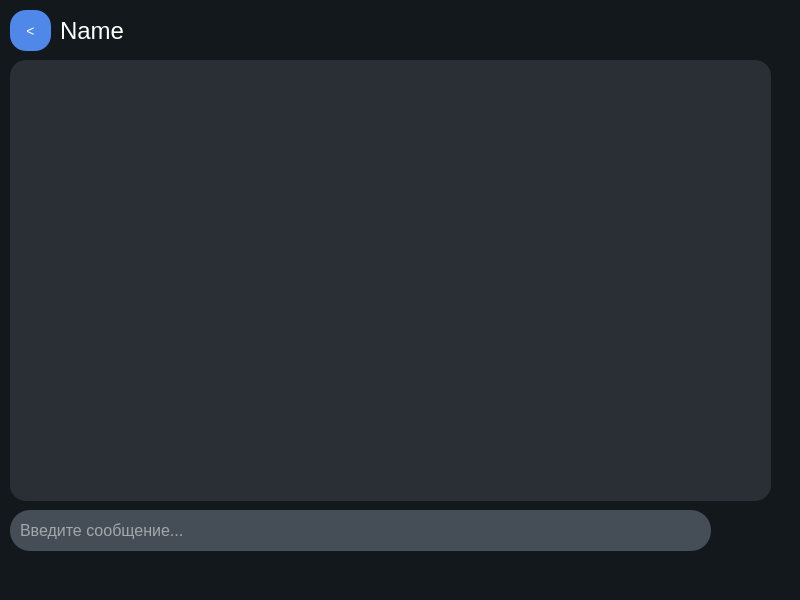
<?xml version="1.0" encoding="UTF-8"?>
<ui version="4.0">
 <class>MainWindow</class>
 <widget class="QMainWindow" name="MainWindow">
  <property name="geometry">
   <rect>
    <x>0</x>
    <y>0</y>
    <width>800</width>
    <height>600</height>
   </rect>
  </property>
  <property name="windowTitle">
   <string>MainWindow</string>
  </property>
  <property name="styleSheet">
   <string notr="true">background-color: #12181B;</string>
  </property>
  <widget class="QWidget" name="centralwidget">
   <widget class="QStackedWidget" name="stackedWidget">
    <property name="geometry">
     <rect>
      <x>0</x>
      <y>0</y>
      <width>781</width>
      <height>561</height>
     </rect>
    </property>
    <property name="styleSheet">
     <string notr="true"/>
    </property>
    <property name="currentIndex">
     <number>4</number>
    </property>
    <widget class="QWidget" name="logining_p">
     <widget class="QLineEdit" name="lineEdit_logID">
      <property name="geometry">
       <rect>
        <x>260</x>
        <y>160</y>
        <width>221</width>
        <height>41</height>
       </rect>
      </property>
      <property name="styleSheet">
       <string notr="true">background-color: #454E56;
border: 4pх solid #A9A9A90;
border-radius: 16;
padding: 4;
color: white;</string>
      </property>
      <property name="text">
       <string/>
      </property>
      <property name="maxLength">
       <number>8</number>
      </property>
      <property name="placeholderText">
       <string>Введите ID</string>
      </property>
     </widget>
     <widget class="QLabel" name="label_logPas">
      <property name="geometry">
       <rect>
        <x>270</x>
        <y>220</y>
        <width>81</width>
        <height>16</height>
       </rect>
      </property>
      <property name="font">
       <font>
        <pointsize>-1</pointsize>
       </font>
      </property>
      <property name="styleSheet">
       <string notr="true">color: #BEBFC1;
font-size: 16px;
background-color: #2A2E35;</string>
      </property>
      <property name="text">
       <string>Password</string>
      </property>
     </widget>
     <widget class="QLabel" name="label_voiti">
      <property name="geometry">
       <rect>
        <x>320</x>
        <y>80</y>
        <width>111</width>
        <height>51</height>
       </rect>
      </property>
      <property name="font">
       <font>
        <family>Arial</family>
        <pointsize>-1</pointsize>
       </font>
      </property>
      <property name="styleSheet">
       <string notr="true">color: white;
font-family: 'Arial';
font-size: 40px;
background-color: #2A2E35;</string>
      </property>
      <property name="text">
       <string>Войти</string>
      </property>
     </widget>
     <widget class="QLabel" name="label_nonreg">
      <property name="geometry">
       <rect>
        <x>270</x>
        <y>398</y>
        <width>81</width>
        <height>16</height>
       </rect>
      </property>
      <property name="mouseTracking">
       <bool>false</bool>
      </property>
      <property name="styleSheet">
       <string notr="true">color: #BEBFC1;
background-color: #2A2E35;</string>
      </property>
      <property name="text">
       <string>Нет аккаунта?</string>
      </property>
      <property name="textInteractionFlags">
       <set>Qt::NoTextInteraction</set>
      </property>
     </widget>
     <widget class="QLabel" name="label_logID">
      <property name="geometry">
       <rect>
        <x>270</x>
        <y>140</y>
        <width>41</width>
        <height>16</height>
       </rect>
      </property>
      <property name="font">
       <font>
        <family>Arial</family>
        <pointsize>-1</pointsize>
       </font>
      </property>
      <property name="styleSheet">
       <string notr="true">QLabel{
	font-family: 'Arial';
	color: #BEBFC1;
	font-size: 16px;
	background-color: #2A2E35;
}
</string>
      </property>
      <property name="text">
       <string>Login</string>
      </property>
     </widget>
     <widget class="QLineEdit" name="lineEdit_logPas">
      <property name="geometry">
       <rect>
        <x>260</x>
        <y>240</y>
        <width>221</width>
        <height>41</height>
       </rect>
      </property>
      <property name="styleSheet">
       <string notr="true">background-color: #454E56;
border: 4pх solid #A9A9A9;
border-radius: 16;
padding: 4;
color: white;</string>
      </property>
      <property name="text">
       <string/>
      </property>
      <property name="maxLength">
       <number>16</number>
      </property>
      <property name="echoMode">
       <enum>QLineEdit::Password</enum>
      </property>
      <property name="dragEnabled">
       <bool>false</bool>
      </property>
      <property name="placeholderText">
       <string>Введите пароль</string>
      </property>
     </widget>
     <widget class="QLabel" name="label_error">
      <property name="geometry">
       <rect>
        <x>280</x>
        <y>290</y>
        <width>191</width>
        <height>16</height>
       </rect>
      </property>
      <property name="styleSheet">
       <string notr="true">color: red;
background-color: #2A2E35;</string>
      </property>
      <property name="text">
       <string/>
      </property>
     </widget>
     <widget class="QPushButton" name="pushButton_reg">
      <property name="geometry">
       <rect>
        <x>350</x>
        <y>390</y>
        <width>121</width>
        <height>31</height>
       </rect>
      </property>
      <property name="font">
       <font>
        <family>Arial</family>
       </font>
      </property>
      <property name="mouseTracking">
       <bool>true</bool>
      </property>
      <property name="styleSheet">
       <string notr="true">padding-bottom: 0;
border: none;
color: #30466C;
background-color: #2A2E35;</string>
      </property>
      <property name="text">
       <string>Создать аккаунт</string>
      </property>
     </widget>
     <widget class="QPushButton" name="pushButton_logIn">
      <property name="geometry">
       <rect>
        <x>300</x>
        <y>320</y>
        <width>151</width>
        <height>41</height>
       </rect>
      </property>
      <property name="font">
       <font>
        <family>Arial</family>
        <pointsize>12</pointsize>
       </font>
      </property>
      <property name="styleSheet">
       <string notr="true">
background-color: #09C372;
border-radius: 8;
color: white;</string>
      </property>
      <property name="text">
       <string>Авторизоваться</string>
      </property>
     </widget>
     <widget class="QGraphicsView" name="graphicsView">
      <property name="geometry">
       <rect>
        <x>210</x>
        <y>50</y>
        <width>331</width>
        <height>421</height>
       </rect>
      </property>
      <property name="styleSheet">
       <string notr="true">border-radius: 48px;
background-color: #2A2E35;
box-shadow: -16px black; </string>
      </property>
     </widget>
     <zorder>graphicsView</zorder>
     <zorder>lineEdit_logID</zorder>
     <zorder>label_logPas</zorder>
     <zorder>label_voiti</zorder>
     <zorder>label_nonreg</zorder>
     <zorder>label_logID</zorder>
     <zorder>lineEdit_logPas</zorder>
     <zorder>label_error</zorder>
     <zorder>pushButton_reg</zorder>
     <zorder>pushButton_logIn</zorder>
    </widget>
    <widget class="QWidget" name="reg_p">
     <widget class="QLabel" name="label_registration">
      <property name="geometry">
       <rect>
        <x>290</x>
        <y>10</y>
        <width>191</width>
        <height>51</height>
       </rect>
      </property>
      <property name="font">
       <font>
        <family>Arial</family>
        <pointsize>-1</pointsize>
       </font>
      </property>
      <property name="styleSheet">
       <string notr="true">color: white;
font-size: 32px;
font-family: 'Arial';
background-color: #2A2E35;</string>
      </property>
      <property name="text">
       <string>Регистрация</string>
      </property>
     </widget>
     <widget class="QLabel" name="label_regwarn">
      <property name="geometry">
       <rect>
        <x>260</x>
        <y>340</y>
        <width>241</width>
        <height>16</height>
       </rect>
      </property>
      <property name="font">
       <font>
        <family>Arial</family>
       </font>
      </property>
      <property name="styleSheet">
       <string notr="true">background-color: #2A2E35;
color: red;</string>
      </property>
      <property name="text">
       <string/>
      </property>
     </widget>
     <widget class="QLabel" name="label_regID">
      <property name="geometry">
       <rect>
        <x>240</x>
        <y>200</y>
        <width>81</width>
        <height>16</height>
       </rect>
      </property>
      <property name="font">
       <font>
        <family>Arial</family>
        <pointsize>-1</pointsize>
       </font>
      </property>
      <property name="styleSheet">
       <string notr="true">padding: 0;
font-family: 'Arial';
font-size: 12px;
color: #AFB1B3;
background-color: #2A2E35;
</string>
      </property>
      <property name="text">
       <string>Логин</string>
      </property>
     </widget>
     <widget class="QLabel" name="label_regName">
      <property name="geometry">
       <rect>
        <x>240</x>
        <y>60</y>
        <width>91</width>
        <height>16</height>
       </rect>
      </property>
      <property name="font">
       <font>
        <family>Arial</family>
        <pointsize>-1</pointsize>
       </font>
      </property>
      <property name="styleSheet">
       <string notr="true">padding: 0;
font-family: 'Arial';
font-size: 12px;
color: #AFB1B3;
background-color: #2A2E35;</string>
      </property>
      <property name="text">
       <string>Имя и фамилия</string>
      </property>
     </widget>
     <widget class="QLabel" name="label_regMail">
      <property name="geometry">
       <rect>
        <x>240</x>
        <y>130</y>
        <width>71</width>
        <height>16</height>
       </rect>
      </property>
      <property name="font">
       <font>
        <family>Arial</family>
        <pointsize>-1</pointsize>
       </font>
      </property>
      <property name="styleSheet">
       <string notr="true">padding: 0;
font-family: 'Arial';
font-size: 12px;
color: #AFB1B3;
background-color: #2A2E35;
</string>
      </property>
      <property name="text">
       <string>Почта</string>
      </property>
     </widget>
     <widget class="QLabel" name="label_regPass">
      <property name="geometry">
       <rect>
        <x>240</x>
        <y>270</y>
        <width>61</width>
        <height>16</height>
       </rect>
      </property>
      <property name="font">
       <font>
        <family>Arial</family>
        <pointsize>-1</pointsize>
       </font>
      </property>
      <property name="styleSheet">
       <string notr="true">padding: 0;
font-family: 'Arial';
font-size: 12px;
color: #AFB1B3;
background-color: #2A2E35;</string>
      </property>
      <property name="text">
       <string>Пароль</string>
      </property>
     </widget>
     <widget class="QPushButton" name="pushButton_Registrate">
      <property name="geometry">
       <rect>
        <x>310</x>
        <y>370</y>
        <width>151</width>
        <height>41</height>
       </rect>
      </property>
      <property name="styleSheet">
       <string notr="true">background-color: #09C372;
border-radius: 16px;
color: white;
font-family: 'Arial';
font-size: 14px;
padding: 4px;</string>
      </property>
      <property name="text">
       <string>Зарегистрироваться</string>
      </property>
     </widget>
     <widget class="QLineEdit" name="lineEdit_makeName">
      <property name="geometry">
       <rect>
        <x>230</x>
        <y>80</y>
        <width>301</width>
        <height>41</height>
       </rect>
      </property>
      <property name="styleSheet">
       <string notr="true">background-color: #454E56;
border: 4pх solid #A9A9A9;
border-radius: 16;
padding: 4;
dont-family: 'Arial';
font-size: 12px;
color: white;

</string>
      </property>
      <property name="maxLength">
       <number>10</number>
      </property>
      <property name="placeholderText">
       <string>Введите имя и фамилию*</string>
      </property>
     </widget>
     <widget class="QLineEdit" name="lineEdit_makeID">
      <property name="geometry">
       <rect>
        <x>230</x>
        <y>220</y>
        <width>301</width>
        <height>41</height>
       </rect>
      </property>
      <property name="styleSheet">
       <string notr="true">background-color: #454E56;
border: 4pх solid #A9A9A9;
border-radius: 16;
padding: 4;
dont-family: 'Arial';
font-size: 12px;
color: white;</string>
      </property>
      <property name="maxLength">
       <number>8</number>
      </property>
      <property name="placeholderText">
       <string>Придумайте логин*</string>
      </property>
     </widget>
     <widget class="QLineEdit" name="lineEdit_makeMail">
      <property name="geometry">
       <rect>
        <x>230</x>
        <y>150</y>
        <width>301</width>
        <height>41</height>
       </rect>
      </property>
      <property name="styleSheet">
       <string notr="true">background-color: #454E56;
border: 4pх solid #A9A9A9;
border-radius: 16;
padding: 4;
dont-family: 'Arial';
font-size: 12px;
color: white;</string>
      </property>
      <property name="maxLength">
       <number>16</number>
      </property>
      <property name="placeholderText">
       <string>Введите почту</string>
      </property>
     </widget>
     <widget class="QLineEdit" name="lineEdit_makePas">
      <property name="geometry">
       <rect>
        <x>230</x>
        <y>290</y>
        <width>301</width>
        <height>41</height>
       </rect>
      </property>
      <property name="styleSheet">
       <string notr="true">background-color: #454E56;
border: 4pх solid #A9A9A9;
border-radius: 16;
padding: 4;
dont-family: 'Arial';
font-size: 12px;
color: white;</string>
      </property>
      <property name="maxLength">
       <number>16</number>
      </property>
      <property name="placeholderText">
       <string>Придумайте пароль*</string>
      </property>
     </widget>
     <widget class="QPushButton" name="pushButton_backtolog">
      <property name="geometry">
       <rect>
        <x>10</x>
        <y>20</y>
        <width>161</width>
        <height>41</height>
       </rect>
      </property>
      <property name="font">
       <font>
        <family>Arial</family>
        <pointsize>-1</pointsize>
       </font>
      </property>
      <property name="styleSheet">
       <string notr="true">background-color: #5088E9;
border-radius: 16px;
color: white;
font-family: 'Arial';
font-size: 14px;
padding: 4px;</string>
      </property>
      <property name="text">
       <string>&lt; Назад</string>
      </property>
     </widget>
     <widget class="QGraphicsView" name="graphicsView_2">
      <property name="geometry">
       <rect>
        <x>210</x>
        <y>10</y>
        <width>341</width>
        <height>441</height>
       </rect>
      </property>
      <property name="styleSheet">
       <string notr="true">border-radius: 32px;
background-color: #2A2E35;</string>
      </property>
     </widget>
     <zorder>graphicsView_2</zorder>
     <zorder>label_registration</zorder>
     <zorder>label_regwarn</zorder>
     <zorder>label_regID</zorder>
     <zorder>label_regName</zorder>
     <zorder>label_regMail</zorder>
     <zorder>label_regPass</zorder>
     <zorder>pushButton_Registrate</zorder>
     <zorder>lineEdit_makeName</zorder>
     <zorder>lineEdit_makeID</zorder>
     <zorder>lineEdit_makeMail</zorder>
     <zorder>lineEdit_makePas</zorder>
     <zorder>pushButton_backtolog</zorder>
    </widget>
    <widget class="QWidget" name="page_about">
     <widget class="QLabel" name="label_about">
      <property name="geometry">
       <rect>
        <x>310</x>
        <y>20</y>
        <width>191</width>
        <height>51</height>
       </rect>
      </property>
      <property name="font">
       <font>
        <family>Arial</family>
        <pointsize>-1</pointsize>
       </font>
      </property>
      <property name="styleSheet">
       <string notr="true">color: white;
font-size: 32px;
font-family: 'Arial';
background-color: #2A2E35;</string>
      </property>
      <property name="text">
       <string>Об аккаунте</string>
      </property>
     </widget>
     <widget class="QLineEdit" name="lineEdit_infoName">
      <property name="geometry">
       <rect>
        <x>250</x>
        <y>90</y>
        <width>301</width>
        <height>41</height>
       </rect>
      </property>
      <property name="styleSheet">
       <string notr="true">background-color: #454E56;
border: 4pх solid #A9A9A9;
border-radius: 16;
padding: 4;
dont-family: 'Arial';
font-size: 12px;
color: white;

</string>
      </property>
      <property name="maxLength">
       <number>10</number>
      </property>
      <property name="placeholderText">
       <string>Введите имя и фамилию*</string>
      </property>
     </widget>
     <widget class="QLabel" name="label_infoName">
      <property name="geometry">
       <rect>
        <x>260</x>
        <y>70</y>
        <width>91</width>
        <height>16</height>
       </rect>
      </property>
      <property name="font">
       <font>
        <family>Arial</family>
        <pointsize>-1</pointsize>
       </font>
      </property>
      <property name="styleSheet">
       <string notr="true">padding: 0;
font-family: 'Arial';
font-size: 12px;
color: #AFB1B3;
background-color: #2A2E35;</string>
      </property>
      <property name="text">
       <string>Имя и фамилия</string>
      </property>
     </widget>
     <widget class="QLabel" name="label_infoID">
      <property name="geometry">
       <rect>
        <x>260</x>
        <y>210</y>
        <width>81</width>
        <height>16</height>
       </rect>
      </property>
      <property name="font">
       <font>
        <family>Arial</family>
        <pointsize>-1</pointsize>
       </font>
      </property>
      <property name="styleSheet">
       <string notr="true">padding: 0;
font-family: 'Arial';
font-size: 12px;
color: #AFB1B3;
background-color: #2A2E35;
</string>
      </property>
      <property name="text">
       <string>Логин</string>
      </property>
     </widget>
     <widget class="QGraphicsView" name="graphicsView_3">
      <property name="geometry">
       <rect>
        <x>230</x>
        <y>20</y>
        <width>341</width>
        <height>441</height>
       </rect>
      </property>
      <property name="styleSheet">
       <string notr="true">border-radius: 32px;
background-color: #2A2E35;
</string>
      </property>
     </widget>
     <widget class="QLineEdit" name="lineEdit_infoMail">
      <property name="geometry">
       <rect>
        <x>250</x>
        <y>160</y>
        <width>301</width>
        <height>41</height>
       </rect>
      </property>
      <property name="styleSheet">
       <string notr="true">background-color: #454E56;
border: 4pх solid #A9A9A9;
border-radius: 16;
padding: 4;
dont-family: 'Arial';
font-size: 12px;
color: white;</string>
      </property>
      <property name="maxLength">
       <number>16</number>
      </property>
      <property name="placeholderText">
       <string>Введите почту</string>
      </property>
     </widget>
     <widget class="QLabel" name="label_infoPass">
      <property name="geometry">
       <rect>
        <x>260</x>
        <y>280</y>
        <width>61</width>
        <height>16</height>
       </rect>
      </property>
      <property name="font">
       <font>
        <family>Arial</family>
        <pointsize>-1</pointsize>
       </font>
      </property>
      <property name="styleSheet">
       <string notr="true">padding: 0;
font-family: 'Arial';
font-size: 12px;
color: #AFB1B3;
background-color: #2A2E35;</string>
      </property>
      <property name="text">
       <string>Пароль</string>
      </property>
     </widget>
     <widget class="QLabel" name="label_infoMail">
      <property name="geometry">
       <rect>
        <x>260</x>
        <y>140</y>
        <width>71</width>
        <height>16</height>
       </rect>
      </property>
      <property name="font">
       <font>
        <family>Arial</family>
        <pointsize>-1</pointsize>
       </font>
      </property>
      <property name="styleSheet">
       <string notr="true">padding: 0;
font-family: 'Arial';
font-size: 12px;
color: #AFB1B3;
background-color: #2A2E35;
</string>
      </property>
      <property name="text">
       <string>Почта</string>
      </property>
     </widget>
     <widget class="QLabel" name="label_infoWarn">
      <property name="geometry">
       <rect>
        <x>280</x>
        <y>350</y>
        <width>241</width>
        <height>16</height>
       </rect>
      </property>
      <property name="font">
       <font>
        <family>Arial</family>
       </font>
      </property>
      <property name="styleSheet">
       <string notr="true">background-color: #2A2E35;
color: red;</string>
      </property>
      <property name="text">
       <string/>
      </property>
     </widget>
     <widget class="QLineEdit" name="lineEdit_infoPas">
      <property name="geometry">
       <rect>
        <x>250</x>
        <y>300</y>
        <width>301</width>
        <height>41</height>
       </rect>
      </property>
      <property name="styleSheet">
       <string notr="true">background-color: #454E56;
border: 4pх solid #A9A9A9;
border-radius: 16;
padding: 4;
dont-family: 'Arial';
font-size: 12px;
color: white;</string>
      </property>
      <property name="maxLength">
       <number>16</number>
      </property>
      <property name="placeholderText">
       <string>Придумайте пароль*</string>
      </property>
     </widget>
     <widget class="QPushButton" name="pushButton_backtomenues_2">
      <property name="geometry">
       <rect>
        <x>30</x>
        <y>20</y>
        <width>181</width>
        <height>41</height>
       </rect>
      </property>
      <property name="font">
       <font>
        <family>Arial</family>
        <pointsize>-1</pointsize>
       </font>
      </property>
      <property name="styleSheet">
       <string notr="true">background-color: #5088E9;
border-radius: 16px;
color: white;
font-family: 'Arial';
font-size: 14px;
padding: 4px;</string>
      </property>
      <property name="text">
       <string>&lt; Назад</string>
      </property>
     </widget>
     <widget class="QPushButton" name="pushButton_exit">
      <property name="geometry">
       <rect>
        <x>250</x>
        <y>400</y>
        <width>111</width>
        <height>41</height>
       </rect>
      </property>
      <property name="styleSheet">
       <string notr="true">background-color: #FF5F5B;
border-radius: 16px;
color: white;
font-family: 'Arial';
font-size: 14px;
padding: 4px;</string>
      </property>
      <property name="text">
       <string>Выход</string>
      </property>
     </widget>
     <widget class="QPushButton" name="pushButton_savechanges">
      <property name="geometry">
       <rect>
        <x>380</x>
        <y>400</y>
        <width>171</width>
        <height>41</height>
       </rect>
      </property>
      <property name="styleSheet">
       <string notr="true">background-color: #09C372;
border-radius: 16px;
color: white;
font-family: 'Arial';
font-size: 14px;
padding: 4px;</string>
      </property>
      <property name="text">
       <string>Сохранить изменения</string>
      </property>
     </widget>
     <widget class="QLabel" name="label_3">
      <property name="geometry">
       <rect>
        <x>250</x>
        <y>230</y>
        <width>301</width>
        <height>41</height>
       </rect>
      </property>
      <property name="styleSheet">
       <string notr="true">background-color: #454E56;
border: 4pх solid #A9A9A9;
border-radius: 16;
padding: 4;
dont-family: 'Arial';
font-size: 12px;
color: white;</string>
      </property>
      <property name="text">
       <string>Login (Изменения невозможны)</string>
      </property>
     </widget>
     <zorder>graphicsView_3</zorder>
     <zorder>lineEdit_infoMail</zorder>
     <zorder>label_infoPass</zorder>
     <zorder>label_infoMail</zorder>
     <zorder>lineEdit_infoPas</zorder>
     <zorder>label_infoID</zorder>
     <zorder>label_infoName</zorder>
     <zorder>lineEdit_infoName</zorder>
     <zorder>label_about</zorder>
     <zorder>label_infoWarn</zorder>
     <zorder>pushButton_backtomenues_2</zorder>
     <zorder>pushButton_exit</zorder>
     <zorder>pushButton_savechanges</zorder>
     <zorder>label_3</zorder>
    </widget>
    <widget class="QWidget" name="menues_p">
     <widget class="QTabWidget" name="tabWidget">
      <property name="geometry">
       <rect>
        <x>0</x>
        <y>20</y>
        <width>781</width>
        <height>551</height>
       </rect>
      </property>
      <property name="styleSheet">
       <string notr="true">QTabWidget::tab-bar
{
    left: 5px;
    alignment: left;
    background-color: #3E3E3E;
}
QTabBar::bar{
	background-color: #12181B;
	font-family: 'Arial';
}
</string>
      </property>
      <property name="tabShape">
       <enum>QTabWidget::Rounded</enum>
      </property>
      <property name="currentIndex">
       <number>0</number>
      </property>
      <widget class="QWidget" name="tab">
       <attribute name="title">
        <string>Сообщения</string>
       </attribute>
       <widget class="QPushButton" name="pushButton_newChat">
        <property name="geometry">
         <rect>
          <x>600</x>
          <y>460</y>
          <width>161</width>
          <height>41</height>
         </rect>
        </property>
        <property name="styleSheet">
         <string notr="true">background-color: #5088E9;
border-radius: 16px;
color: white;
font-size: 16px;</string>
        </property>
        <property name="text">
         <string>Новый контакт</string>
        </property>
       </widget>
       <widget class="QListWidget" name="listWidget_chats">
        <property name="geometry">
         <rect>
          <x>10</x>
          <y>10</y>
          <width>581</width>
          <height>491</height>
         </rect>
        </property>
        <property name="styleSheet">
         <string notr="true">background-color: #2A2E35;
color: white;
font-family: 'Arial';
font-size: 20px;</string>
        </property>
        <property name="frameShadow">
         <enum>QFrame::Sunken</enum>
        </property>
       </widget>
       <widget class="QPushButton" name="pushButton_acc_info">
        <property name="geometry">
         <rect>
          <x>600</x>
          <y>10</y>
          <width>161</width>
          <height>41</height>
         </rect>
        </property>
        <property name="styleSheet">
         <string notr="true">background-color: #09C372;
border-radius: 16px;
color: white;
font-size: 16px;</string>
        </property>
        <property name="text">
         <string>Настройки аккаунта</string>
        </property>
       </widget>
       <widget class="QLineEdit" name="lineEdit_newlogin">
        <property name="geometry">
         <rect>
          <x>600</x>
          <y>380</y>
          <width>161</width>
          <height>41</height>
         </rect>
        </property>
        <property name="styleSheet">
         <string notr="true">background-color: #454E56;
border: none;
border-radius: 16px;
color: white;
font-size: 12px;
font-family: 'Arial';
</string>
        </property>
        <property name="placeholderText">
         <string>*Введите логин...</string>
        </property>
       </widget>
       <widget class="QLabel" name="label_makenew">
        <property name="geometry">
         <rect>
          <x>610</x>
          <y>340</y>
          <width>151</width>
          <height>31</height>
         </rect>
        </property>
        <property name="styleSheet">
         <string notr="true">color: white;
font-size: 12px;
font-family: 'Arial';</string>
        </property>
        <property name="text">
         <string>Создать новый диалог</string>
        </property>
       </widget>
       <widget class="QLabel" name="label_newwarn">
        <property name="geometry">
         <rect>
          <x>610</x>
          <y>430</y>
          <width>131</width>
          <height>21</height>
         </rect>
        </property>
        <property name="styleSheet">
         <string notr="true">color: red;
font-family: 'Arial';</string>
        </property>
        <property name="text">
         <string/>
        </property>
       </widget>
      </widget>
      <widget class="QWidget" name="tab_2">
       <attribute name="title">
        <string>Ежедневник</string>
       </attribute>
       <widget class="QCalendarWidget" name="calendarWidget">
        <property name="geometry">
         <rect>
          <x>10</x>
          <y>100</y>
          <width>441</width>
          <height>401</height>
         </rect>
        </property>
        <property name="font">
         <font>
          <pointsize>10</pointsize>
         </font>
        </property>
        <property name="styleSheet">
         <string notr="true">background-color: fb5b5d;
border-radius: 8;
color: #808080;
</string>
        </property>
       </widget>
       <widget class="QLabel" name="label_2">
        <property name="geometry">
         <rect>
          <x>10</x>
          <y>10</y>
          <width>751</width>
          <height>71</height>
         </rect>
        </property>
        <property name="font">
         <font>
          <pointsize>19</pointsize>
         </font>
        </property>
        <property name="contextMenuPolicy">
         <enum>Qt::NoContextMenu</enum>
        </property>
        <property name="styleSheet">
         <string notr="true">color : white;
border-radius: 8px;
background-color: #22222e;
border: 1px solid #afafaf;</string>
        </property>
        <property name="text">
         <string>Ежедневник</string>
        </property>
        <property name="textFormat">
         <enum>Qt::PlainText</enum>
        </property>
       </widget>
       <widget class="QLineEdit" name="TaskLineEdit">
        <property name="geometry">
         <rect>
          <x>460</x>
          <y>100</y>
          <width>251</width>
          <height>41</height>
         </rect>
        </property>
        <property name="font">
         <font>
          <family>Arial</family>
         </font>
        </property>
        <property name="styleSheet">
         <string notr="true">color : white;
background-color: #454E56;
border-radius: 8px;
font-family: 'Arial';</string>
        </property>
        <property name="placeholderText">
         <string>Введите задачу...</string>
        </property>
       </widget>
       <widget class="QListWidget" name="tasksListWidget">
        <property name="geometry">
         <rect>
          <x>460</x>
          <y>150</y>
          <width>301</width>
          <height>291</height>
         </rect>
        </property>
        <property name="font">
         <font>
          <pointsize>10</pointsize>
         </font>
        </property>
        <property name="styleSheet">
         <string notr="true">color : white;
background-color: #2A2E35;
border: none;</string>
        </property>
       </widget>
       <widget class="QPushButton" name="saveButton">
        <property name="geometry">
         <rect>
          <x>460</x>
          <y>450</y>
          <width>301</width>
          <height>51</height>
         </rect>
        </property>
        <property name="font">
         <font>
          <pointsize>11</pointsize>
         </font>
        </property>
        <property name="styleSheet">
         <string notr="true">QPushButton{	
	background-color: #09C372;
	border: none;
	border-radius: 8;
	color: white;
}
QPushButton:hover{
	background-color: #606060
}
QPushButton:pressed{
	background-color: #DCDCDC
}</string>
        </property>
        <property name="text">
         <string>Сохранить </string>
        </property>
       </widget>
       <widget class="QPushButton" name="addButton">
        <property name="geometry">
         <rect>
          <x>720</x>
          <y>100</y>
          <width>41</width>
          <height>41</height>
         </rect>
        </property>
        <property name="font">
         <font>
          <pointsize>-1</pointsize>
         </font>
        </property>
        <property name="styleSheet">
         <string notr="true">QPushButton{	
	background-color: #09C372;
	border: none;
	border-radius: 20px;
	color: white;
	font-size: 16px;
}
QPushButton:hover{
	background-color: #606060
}
QPushButton:pressed{
	background-color: #DCDCDC
}</string>
        </property>
        <property name="text">
         <string>+</string>
        </property>
       </widget>
      </widget>
     </widget>
    </widget>
    <widget class="QWidget" name="messenging">
     <widget class="QLabel" name="label">
      <property name="geometry">
       <rect>
        <x>60</x>
        <y>20</y>
        <width>181</width>
        <height>21</height>
       </rect>
      </property>
      <property name="styleSheet">
       <string notr="true">color: white;
font-size: 24px;</string>
      </property>
      <property name="text">
       <string>Name</string>
      </property>
     </widget>
     <widget class="QLineEdit" name="lineEdit_makeMessage">
      <property name="geometry">
       <rect>
        <x>10</x>
        <y>510</y>
        <width>701</width>
        <height>41</height>
       </rect>
      </property>
      <property name="styleSheet">
       <string notr="true">background-color: #454E56;
border: none;
border-radius: 20px;
padding-left: 8px;
color: white;
font-size: 16px;
font-family: 'Arial';</string>
      </property>
      <property name="placeholderText">
       <string>Введите сообщение...</string>
      </property>
     </widget>
     <widget class="QPushButton" name="pushButton_send">
      <property name="geometry">
       <rect>
        <x>720</x>
        <y>510</y>
        <width>41</width>
        <height>41</height>
       </rect>
      </property>
      <property name="styleSheet">
       <string notr="true">border: none;</string>
      </property>
      <property name="text">
       <string/>
      </property>
     </widget>
     <widget class="QPushButton" name="pushButton_backtomenues">
      <property name="geometry">
       <rect>
        <x>10</x>
        <y>10</y>
        <width>41</width>
        <height>41</height>
       </rect>
      </property>
      <property name="font">
       <font>
        <family>Arial</family>
        <pointsize>-1</pointsize>
       </font>
      </property>
      <property name="styleSheet">
       <string notr="true">background-color: #5088E9;
border-radius: 16px;
color: white;
font-family: 'Arial';
font-size: 14px;
padding: 4px;</string>
      </property>
      <property name="text">
       <string>&lt;</string>
      </property>
     </widget>
     <widget class="QListWidget" name="listWidget_messages">
      <property name="geometry">
       <rect>
        <x>10</x>
        <y>60</y>
        <width>761</width>
        <height>441</height>
       </rect>
      </property>
      <property name="styleSheet">
       <string notr="true">background-color:#2A2E35;
border-radius: 16px;
border: none;
color: white;
font-family: 'Arial';
font-size: 16px;</string>
      </property>
     </widget>
    </widget>
   </widget>
  </widget>
  <widget class="QMenuBar" name="menubar">
   <property name="geometry">
    <rect>
     <x>0</x>
     <y>0</y>
     <width>800</width>
     <height>21</height>
    </rect>
   </property>
  </widget>
  <widget class="QStatusBar" name="statusbar"/>
 </widget>
 <resources/>
 <connections/>
</ui>
